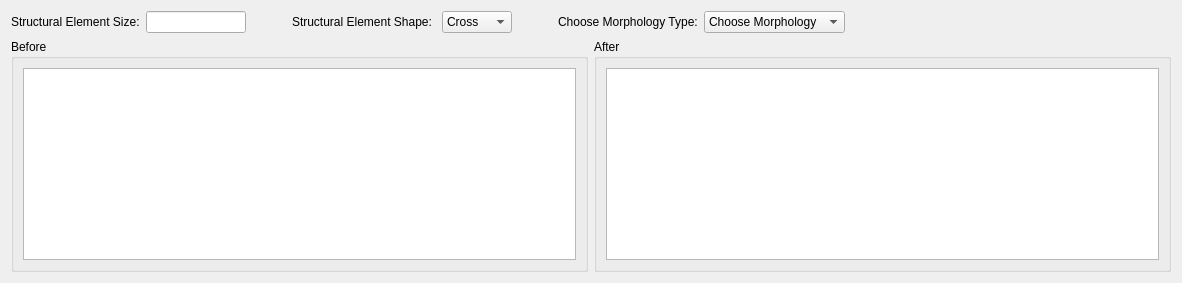
      <widget class="QWidget" name="tab_5">
       <attribute name="title">
        <string>Morphology</string>
       </attribute>
       <layout class="QGridLayout" name="gridLayout_51">
        <item row="0" column="0" colspan="2">
         <layout class="QHBoxLayout" name="horizontalLayout_14">
          <item>
           <widget class="QLabel" name="StructuralElement_Morphology_Label">
            <property name="text">
             <string>Structural Element Size:</string>
            </property>
           </widget>
          </item>
          <item>
           <widget class="QLineEdit" name="StructuralElement_Morphology_LineEdit">
            <property name="maximumSize">
             <size>
              <width>100</width>
              <height>16777215</height>
             </size>
            </property>
           </widget>
          </item>
          <item>
           <spacer name="horizontalSpacer_7">
            <property name="orientation">
             <enum>Qt::Horizontal</enum>
            </property>
            <property name="sizeHint" stdset="0">
             <size>
              <width>40</width>
              <height>20</height>
             </size>
            </property>
           </spacer>
          </item>
          <item>
           <widget class="QLabel" name="StructuralElementShape_Morphology_Label">
            <property name="text">
             <string>Structural Element Shape: </string>
            </property>
           </widget>
          </item>
          <item>
           <widget class="QComboBox" name="chooseSEshape_Morphology_ComboBox">
            <item>
             <property name="text">
              <string>Cross</string>
             </property>
            </item>
            <item>
             <property name="text">
              <string>Square</string>
             </property>
            </item>
           </widget>
          </item>
          <item>
           <spacer name="horizontalSpacer_6">
            <property name="orientation">
             <enum>Qt::Horizontal</enum>
            </property>
            <property name="sizeHint" stdset="0">
             <size>
              <width>40</width>
              <height>20</height>
             </size>
            </property>
           </spacer>
          </item>
          <item>
           <widget class="QLabel" name="ChooseMorphologyType_Morphology_Label">
            <property name="text">
             <string>Choose Morphology Type:</string>
            </property>
           </widget>
          </item>
          <item>
           <widget class="QComboBox" name="chooseMorphologyType_Morphology_ComboBox">
            <item>
             <property name="text">
              <string>Choose Morphology</string>
             </property>
            </item>
            <item>
             <property name="text">
              <string>Erosion</string>
             </property>
            </item>
            <item>
             <property name="text">
              <string>Dilation</string>
             </property>
            </item>
            <item>
             <property name="text">
              <string>Opening</string>
             </property>
            </item>
            <item>
             <property name="text">
              <string>Closing</string>
             </property>
            </item>
            <item>
             <property name="text">
              <string>Noise Filter</string>
             </property>
            </item>
           </widget>
          </item>
          <item>
           <spacer name="horizontalSpacer_5">
            <property name="orientation">
             <enum>Qt::Horizontal</enum>
            </property>
            <property name="sizeHint" stdset="0">
             <size>
              <width>326</width>
              <height>20</height>
             </size>
            </property>
           </spacer>
          </item>
         </layout>
        </item>
        <item row="1" column="0">
         <widget class="QGroupBox" name="ImageBefore_Morphologhy_groupBox">
          <property name="title">
           <string>Before</string>
          </property>
          <layout class="QGridLayout" name="gridLayout_49">
           <item row="0" column="0">
            <widget class="MplWidget" name="ImageBefore_Morphologhy_display"/>
           </item>
          </layout>
         </widget>
        </item>
        <item row="1" column="1">
         <widget class="QGroupBox" name="ImageAfter_Morphologhy_groupBox">
          <property name="title">
           <string>After</string>
          </property>
          <layout class="QGridLayout" name="gridLayout_50">
           <item row="0" column="0">
            <widget class="MplWidget" name="ImageAfter_Morphologhy_display"/>
           </item>
          </layout>
         </widget>
        </item>
       </layout>
      </widget>
